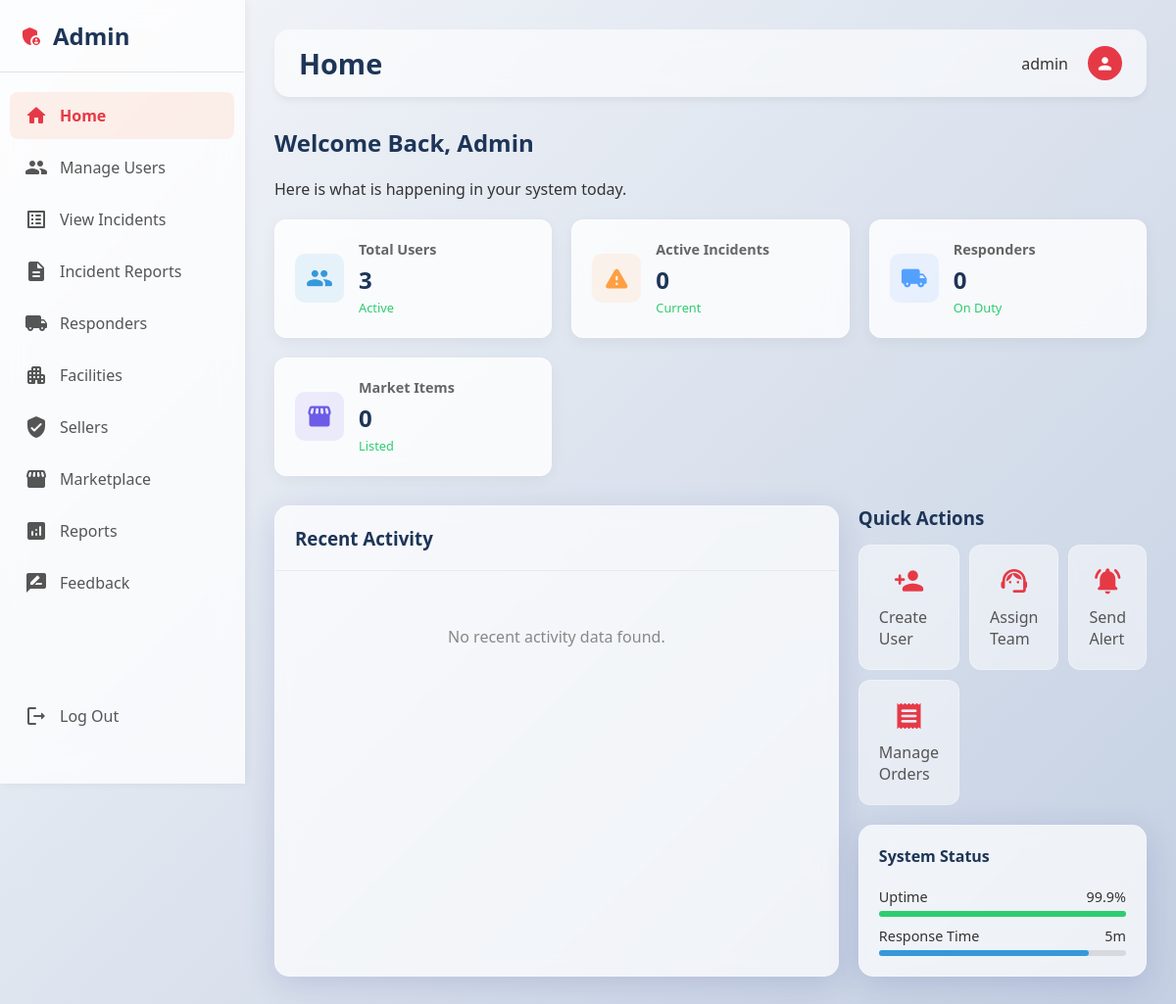
/admin-panel/ (signed in), run on an earlier commit of the app's database.
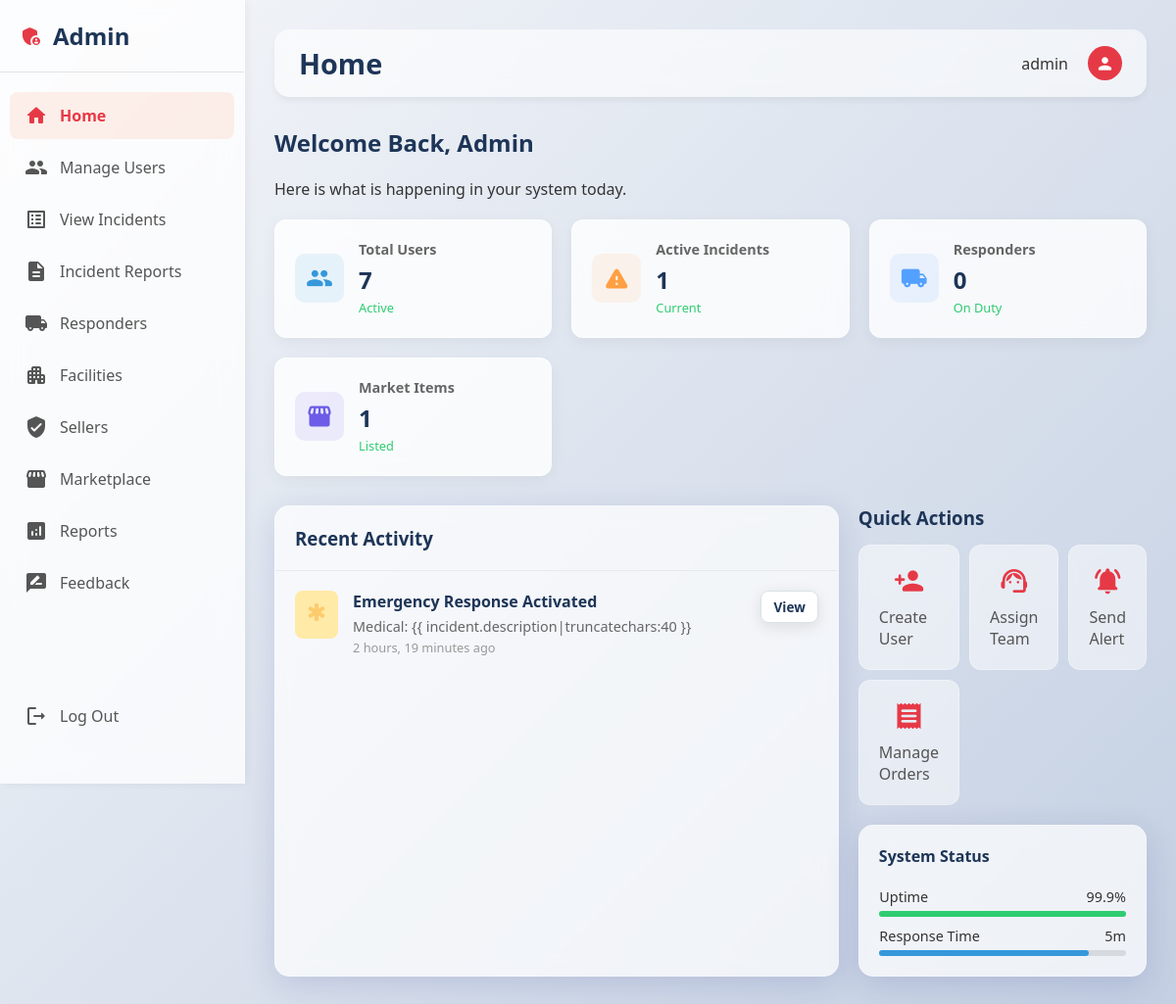
And on a later commit of the database.
### aid_app/models.py (models this page shows, shortened)
class Incident(models.Model):
    INCIDENT_TYPE_CHOICES = [
        ('medical', 'Medical Emergency'),
        ('fire', 'Fire Hazard'),
        ('accident', 'Accident'),
        ('crime', 'Crime/Security'),
        ('natural', 'Natural Disaster'),
        ('other', 'Other'),
    ]
    SEVERITY_CHOICES = [
        ('critical', 'Critical'),
        ('high', 'High'),
        ('medium', 'Medium'),
        ('low', 'Low'),
    ]
    STATUS_CHOICES = [
        ('open', 'Open'),
        ('en_route', 'En Route'),
        ('on_scene', 'On Scene'),
        ('providing_aid', 'Providing Aid'),
        ('transporting', 'Transporting'),
        ('resolved', 'Resolved'),
        ('closed', 'Closed'),
    ]
    user = models.ForeignKey(User, on_delete=models.CASCADE, related_name='incidents')
    assigned_responder = models.ForeignKey('Responder', on_delete=models.SET_NULL, null=True, blank=True, related_name='assigned_incidents')
    incident_type = models.CharField(max_length=20, choices=INCIDENT_TYPE_CHOICES)
    severity = models.CharField(max_length=20, choices=SEVERITY_CHOICES)
    location = models.TextField()
    description = models.TextField()
    contact_phone = models.CharField(max_length=20)
    people_involved = models.PositiveIntegerField(default=1)
    immediate_action = models.TextField(blank=True)
    status = models.CharField(max_length=20, choices=STATUS_CHOICES, default='open')
    resolved_at = models.DateTimeField(null=True, blank=True)
    created_at = models.DateTimeField(auto_now_add=True)
    updated_at = models.DateTimeField(auto_now=True)
    class Meta:
        ordering = ['-created_at']

### aid_app/views.py (the view)
# urls.py: path('admin-panel/', views.admin_dashboard_view, name='admin_dashboard'),
def admin_dashboard_view(request):
    if not request.user.is_authenticated:
        messages.error(request, 'Please login to access the admin dashboard.')
        return redirect('aid_app:login')
    if not request.user.is_staff and not request.user.is_superuser:
        messages.error(request, 'You do not have permission to access the admin dashboard.')
        return redirect('aid_app:dashboard')
    resolved_incidents = Incident.objects.filter(status='resolved')
    total_response_time = 0
    response_count = 0
    for incident in resolved_incidents:
        if incident.resolved_at and incident.created_at:
            response_minutes = (incident.resolved_at - incident.created_at).total_seconds() / 60
            total_response_time += response_minutes
            response_count += 1
    avg_response_time = round(total_response_time / response_count, 1) if response_count > 0 else 0.0
    feedback_ratings = Feedback.objects.filter(rating__isnull=False)
    total_rating = sum(feedback.rating for feedback in feedback_ratings)
    feedback_count = feedback_ratings.count()
    avg_satisfaction = round(total_rating / feedback_count, 1) if feedback_count > 0 else 0.0
    total_incidents = Incident.objects.count()
    total_responders = Responder.objects.count()
    active_responders_count = Responder.objects.filter(status__in=['available', 'on_duty']).count()
    if total_responders > 0:
        availability_ratio = active_responders_count / total_responders
        system_uptime = 95.0 + (availability_ratio * 4.9)
        system_uptime = round(system_uptime, 1)
    else:
        system_uptime = 99.9  # Default if no responders yet
    recent_incidents = Incident.objects.order_by('-created_at')[:5]
    pending_sellers_count = UserProfile.objects.filter(role='seller', user__is_active=False).count()
    recent_feedback = Feedback.objects.order_by('-created_at')[:5]
    context = {
        'total_users': User.objects.count(),
        'active_alerts': Incident.objects.filter(status__in=['open', 'in_progress']).count(),
        'total_incidents': total_incidents,
        'response_time': avg_response_time,
        'active_responders': Responder.objects.filter(status='on_duty').count(),
        'marketplace_items': Product.objects.filter(status='active').count(),
        'avg_satisfaction': avg_satisfaction,
        'system_uptime': system_uptime,
        'feedback_count': feedback_count,
        'recent_incidents': recent_incidents,
        'pending_sellers_count': pending_sellers_count,
        'recent_feedback': recent_feedback,
        'user': request.user,
    }
    return render(request, 'admin/admin_dashboard.html', context)

### aid_app/context_processors.py (called while the page is built)
def get_profile_icon(gender, role):
    if gender == 'male':
        return 'man'
    elif gender == 'female':
        return 'woman'
    elif role == 'admin':
        return 'admin_panel_settings'
    elif role == 'seller':
        return 'store'
    elif role == 'responder':
        return 'emergency'
    elif role == 'facility':
        return 'local_hospital'
    else:
        return 'person'

### aid_app/templates/admin/admin_dashboard.html (shortened to what the changed rows need)
{% extends 'admin/base_admin.html' %}
{% load static %}
{% block page_title %}Home{% endblock %}
{% block admin_css %}
<link rel="stylesheet" href="{% static 'css/admin/admin_dashboard.css' %}">
{% endblock %}
{% block admin_content %}
<div class="welcome-section">
    <h2 class="welcome-title">Welcome Back, {{ user.first_name|default:'Admin' }}</h2>
</div>
<div class="stats-grid">
    <div class="stat-card">
        <div class="stat-content">
            <h3 class="stat-title">Total Users</h3>
            <p class="stat-value">{{ total_users }}</p>
            <span class="stat-note text-success">Active</span>
        </div>
    </div>
    <div class="stat-card">
        <div class="stat-content">
            <h3 class="stat-title">Active Incidents</h3>
            <p class="stat-value">{{ active_alerts }}</p>
            <span
                class="stat-note {% if active_alerts > 10 %}text-danger{% else %}text-success{% endif %}">Current</span>
        </div>
    </div>
    <div class="stat-card">
        <div class="stat-content">
            <h3 class="stat-title">Market Items</h3>
            <p class="stat-value">{{ marketplace_items }}</p>
            <span class="stat-note text-success">Listed</span>
        </div>
    </div>
</div>
<div class="dashboard-grid">
    <div class="glass-card activity-card">
        <div class="activity-list">
            {% if not pending_sellers_count and not recent_incidents and not recent_feedback %}
            <div class="empty-state" style="padding: 20px; text-align: center; color: #888;">
                <p>No recent activity data found.</p>
            </div>
            {% endif %}
            {% for incident in recent_incidents %}
            <div class="activity-item">
                <div class="activity-icon type-emergency">
                    <span class="material-icons-round">emergency</span>
                </div>
                <div class="activity-content">
                    <h4 class="activity-title">Emergency Response Activated</h4>
                    <p class="activity-desc">{{ incident.incident_type|title }}: {{
                        incident.description|truncatechars:40 }}</p>
                    <span class="activity-time">{{ incident.created_at|timesince }} ago</span>
                </div>
                <a href="{% url 'aid_app:view_all_incidents' %}" class="btn btn-sm btn-secondary">View</a>
            </div>
            {% endfor %}
        </div>
    </div>
</div>
{% endblock %}

What changed in the data, as far as the page shows it:
added Incident: incident_type "Medical", created_at "2 hours, 19 minutes"
Also different on the page:
{{ total_users }}: "3" → "7"
{{ active_alerts }}: "0" → "1"
{{ marketplace_items }}: "0" → "1"
text no longer shown: "No recent activity data found."
